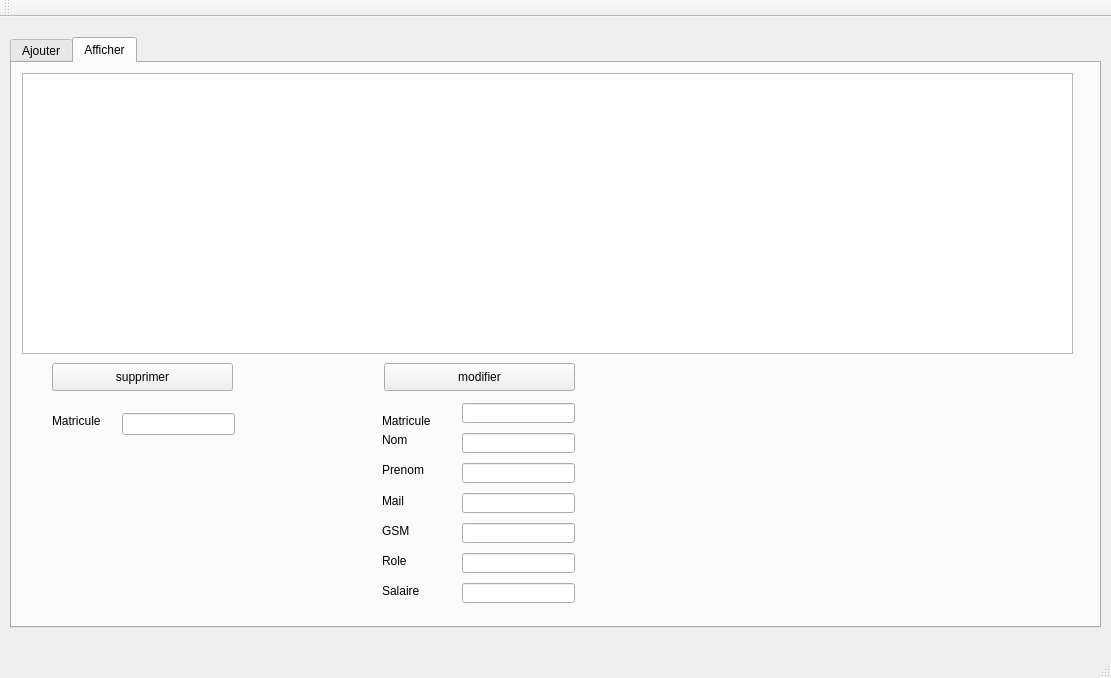
<?xml version="1.0" encoding="UTF-8"?>
<ui version="4.0">
 <class>MainWindow</class>
 <widget class="QMainWindow" name="MainWindow">
  <property name="geometry">
   <rect>
    <x>0</x>
    <y>0</y>
    <width>1111</width>
    <height>678</height>
   </rect>
  </property>
  <property name="windowTitle">
   <string>Gestion des Clients</string>
  </property>
  <widget class="QWidget" name="centralWidget">
   <widget class="QTabWidget" name="tabWidget">
    <property name="geometry">
     <rect>
      <x>10</x>
      <y>20</y>
      <width>1091</width>
      <height>591</height>
     </rect>
    </property>
    <property name="currentIndex">
     <number>1</number>
    </property>
    <widget class="QWidget" name="tab_ajouter">
     <attribute name="title">
      <string>Ajouter</string>
     </attribute>
     <widget class="QGroupBox" name="groupBox">
      <property name="geometry">
       <rect>
        <x>0</x>
        <y>10</y>
        <width>811</width>
        <height>521</height>
       </rect>
      </property>
      <property name="title">
       <string>Ajout des Employee</string>
      </property>
      <widget class="QLineEdit" name="lineEdit_matricule">
       <property name="geometry">
        <rect>
         <x>130</x>
         <y>30</y>
         <width>113</width>
         <height>20</height>
        </rect>
       </property>
      </widget>
      <widget class="QLabel" name="label_Nom">
       <property name="geometry">
        <rect>
         <x>30</x>
         <y>70</y>
         <width>47</width>
         <height>13</height>
        </rect>
       </property>
       <property name="text">
        <string>Nom</string>
       </property>
      </widget>
      <widget class="QLabel" name="label_prenom">
       <property name="geometry">
        <rect>
         <x>30</x>
         <y>110</y>
         <width>47</width>
         <height>13</height>
        </rect>
       </property>
       <property name="text">
        <string>Prenom</string>
       </property>
      </widget>
      <widget class="QLabel" name="label_GSM">
       <property name="geometry">
        <rect>
         <x>30</x>
         <y>190</y>
         <width>56</width>
         <height>16</height>
        </rect>
       </property>
       <property name="text">
        <string>GSM</string>
       </property>
      </widget>
      <widget class="QLabel" name="label_Role">
       <property name="geometry">
        <rect>
         <x>30</x>
         <y>230</y>
         <width>56</width>
         <height>16</height>
        </rect>
       </property>
       <property name="text">
        <string>Role</string>
       </property>
      </widget>
      <widget class="QLabel" name="label_Matricule">
       <property name="geometry">
        <rect>
         <x>30</x>
         <y>30</y>
         <width>81</width>
         <height>16</height>
        </rect>
       </property>
       <property name="text">
        <string>Matricule</string>
       </property>
      </widget>
      <widget class="QLineEdit" name="lineEdit_Prenom">
       <property name="geometry">
        <rect>
         <x>130</x>
         <y>110</y>
         <width>113</width>
         <height>20</height>
        </rect>
       </property>
      </widget>
      <widget class="QLineEdit" name="lineEdit_Role">
       <property name="geometry">
        <rect>
         <x>130</x>
         <y>230</y>
         <width>113</width>
         <height>20</height>
        </rect>
       </property>
      </widget>
      <widget class="QLabel" name="label_Salaire">
       <property name="geometry">
        <rect>
         <x>30</x>
         <y>270</y>
         <width>56</width>
         <height>16</height>
        </rect>
       </property>
       <property name="text">
        <string>Salaire</string>
       </property>
      </widget>
      <widget class="QLineEdit" name="lineEdit_Nom">
       <property name="geometry">
        <rect>
         <x>130</x>
         <y>70</y>
         <width>113</width>
         <height>20</height>
        </rect>
       </property>
      </widget>
      <widget class="QLineEdit" name="lineEdit_mail">
       <property name="geometry">
        <rect>
         <x>130</x>
         <y>150</y>
         <width>113</width>
         <height>20</height>
        </rect>
       </property>
      </widget>
      <widget class="QLineEdit" name="lineEdit_Salaire">
       <property name="geometry">
        <rect>
         <x>130</x>
         <y>270</y>
         <width>113</width>
         <height>20</height>
        </rect>
       </property>
      </widget>
      <widget class="QLabel" name="label_mail">
       <property name="geometry">
        <rect>
         <x>30</x>
         <y>150</y>
         <width>56</width>
         <height>16</height>
        </rect>
       </property>
       <property name="text">
        <string>Mail</string>
       </property>
      </widget>
      <widget class="QLineEdit" name="lineEdit_GSM">
       <property name="geometry">
        <rect>
         <x>130</x>
         <y>190</y>
         <width>113</width>
         <height>20</height>
        </rect>
       </property>
      </widget>
      <widget class="QPushButton" name="pb_ajouter">
       <property name="geometry">
        <rect>
         <x>290</x>
         <y>220</y>
         <width>93</width>
         <height>28</height>
        </rect>
       </property>
       <property name="text">
        <string>Ajouter</string>
       </property>
      </widget>
     </widget>
    </widget>
    <widget class="QWidget" name="tab_Afficher">
     <attribute name="title">
      <string>Afficher</string>
     </attribute>
     <widget class="QPushButton" name="pb_supprimer">
      <property name="geometry">
       <rect>
        <x>40</x>
        <y>300</y>
        <width>181</width>
        <height>28</height>
       </rect>
      </property>
      <property name="text">
       <string>supprimer</string>
      </property>
     </widget>
     <widget class="QLabel" name="label">
      <property name="geometry">
       <rect>
        <x>40</x>
        <y>350</y>
        <width>56</width>
        <height>16</height>
       </rect>
      </property>
      <property name="text">
       <string>Matricule</string>
      </property>
     </widget>
     <widget class="QLineEdit" name="lineEdit">
      <property name="geometry">
       <rect>
        <x>110</x>
        <y>350</y>
        <width>113</width>
        <height>22</height>
       </rect>
      </property>
     </widget>
     <widget class="QTableView" name="tab_employee">
      <property name="geometry">
       <rect>
        <x>10</x>
        <y>10</y>
        <width>1051</width>
        <height>281</height>
       </rect>
      </property>
     </widget>
     <widget class="QLabel" name="label_Matricule_4">
      <property name="geometry">
       <rect>
        <x>370</x>
        <y>350</y>
        <width>81</width>
        <height>16</height>
       </rect>
      </property>
      <property name="text">
       <string>Matricule</string>
      </property>
     </widget>
     <widget class="QLabel" name="label_Nom_4">
      <property name="geometry">
       <rect>
        <x>370</x>
        <y>370</y>
        <width>47</width>
        <height>13</height>
       </rect>
      </property>
      <property name="text">
       <string>Nom</string>
      </property>
     </widget>
     <widget class="QLabel" name="label_prenom_4">
      <property name="geometry">
       <rect>
        <x>370</x>
        <y>400</y>
        <width>47</width>
        <height>13</height>
       </rect>
      </property>
      <property name="text">
       <string>Prenom</string>
      </property>
     </widget>
     <widget class="QLabel" name="label_mail_4">
      <property name="geometry">
       <rect>
        <x>370</x>
        <y>430</y>
        <width>56</width>
        <height>16</height>
       </rect>
      </property>
      <property name="text">
       <string>Mail</string>
      </property>
     </widget>
     <widget class="QLabel" name="label_GSM_4">
      <property name="geometry">
       <rect>
        <x>370</x>
        <y>460</y>
        <width>56</width>
        <height>16</height>
       </rect>
      </property>
      <property name="text">
       <string>GSM</string>
      </property>
     </widget>
     <widget class="QLabel" name="label_Role_4">
      <property name="geometry">
       <rect>
        <x>370</x>
        <y>490</y>
        <width>56</width>
        <height>16</height>
       </rect>
      </property>
      <property name="text">
       <string>Role</string>
      </property>
     </widget>
     <widget class="QLabel" name="label_Salaire_4">
      <property name="geometry">
       <rect>
        <x>370</x>
        <y>520</y>
        <width>56</width>
        <height>16</height>
       </rect>
      </property>
      <property name="text">
       <string>Salaire</string>
      </property>
     </widget>
     <widget class="QLineEdit" name="lineEdit_matricule_update">
      <property name="geometry">
       <rect>
        <x>450</x>
        <y>340</y>
        <width>113</width>
        <height>20</height>
       </rect>
      </property>
     </widget>
     <widget class="QLineEdit" name="lineEdit_Nom_update">
      <property name="geometry">
       <rect>
        <x>450</x>
        <y>370</y>
        <width>113</width>
        <height>20</height>
       </rect>
      </property>
     </widget>
     <widget class="QLineEdit" name="lineEdit_salaire_update">
      <property name="geometry">
       <rect>
        <x>450</x>
        <y>520</y>
        <width>113</width>
        <height>20</height>
       </rect>
      </property>
     </widget>
     <widget class="QLineEdit" name="lineEdit_role_update">
      <property name="geometry">
       <rect>
        <x>450</x>
        <y>490</y>
        <width>113</width>
        <height>20</height>
       </rect>
      </property>
     </widget>
     <widget class="QLineEdit" name="lineEdit_gsm_update">
      <property name="geometry">
       <rect>
        <x>450</x>
        <y>460</y>
        <width>113</width>
        <height>20</height>
       </rect>
      </property>
     </widget>
     <widget class="QLineEdit" name="lineEdit_mail_update">
      <property name="geometry">
       <rect>
        <x>450</x>
        <y>430</y>
        <width>113</width>
        <height>20</height>
       </rect>
      </property>
     </widget>
     <widget class="QLineEdit" name="lineEdit_prenom_update">
      <property name="geometry">
       <rect>
        <x>450</x>
        <y>400</y>
        <width>113</width>
        <height>20</height>
       </rect>
      </property>
     </widget>
     <widget class="QPushButton" name="pb_update">
      <property name="geometry">
       <rect>
        <x>372</x>
        <y>300</y>
        <width>191</width>
        <height>28</height>
       </rect>
      </property>
      <property name="text">
       <string>modifier</string>
      </property>
     </widget>
    </widget>
   </widget>
  </widget>
  <widget class="QMenuBar" name="menuBar">
   <property name="geometry">
    <rect>
     <x>0</x>
     <y>0</y>
     <width>1111</width>
     <height>26</height>
    </rect>
   </property>
  </widget>
  <widget class="QToolBar" name="mainToolBar">
   <attribute name="toolBarArea">
    <enum>TopToolBarArea</enum>
   </attribute>
   <attribute name="toolBarBreak">
    <bool>false</bool>
   </attribute>
  </widget>
  <widget class="QStatusBar" name="statusBar"/>
 </widget>
 <layoutdefault spacing="6" margin="11"/>
 <resources/>
 <connections/>
</ui>
